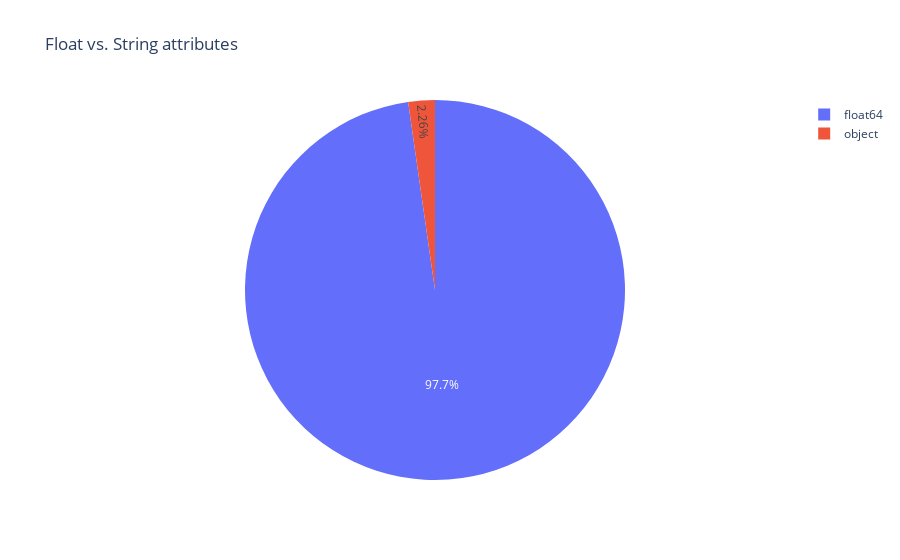

The cell this chart's notebook holds for it:
### Code cell
fig = px.pie(types, values='Label', names='Type', title='Float vs. String attributes')
fig.show()

### Figure 1 — Plotly figure (JSON) as saved in the notebook; plotly's stock layout.template omitted (floating-point values rounded to 4 significant figures)
{"data": [{"domain": {"x": [0, 1], "y": [0, 1]}, "hovertemplate": "Type=%{label}<br>Label=%{value}<extra></extra>", "labels": ["object", "float64"], "legendgroup": "", "name": "", "showlegend": true, "type": "pie", "values": ["4", "173"]}], "layout": {"legend": {"tracegroupgap": 0}, "title": {"text": "Float vs. String attributes"}}}
